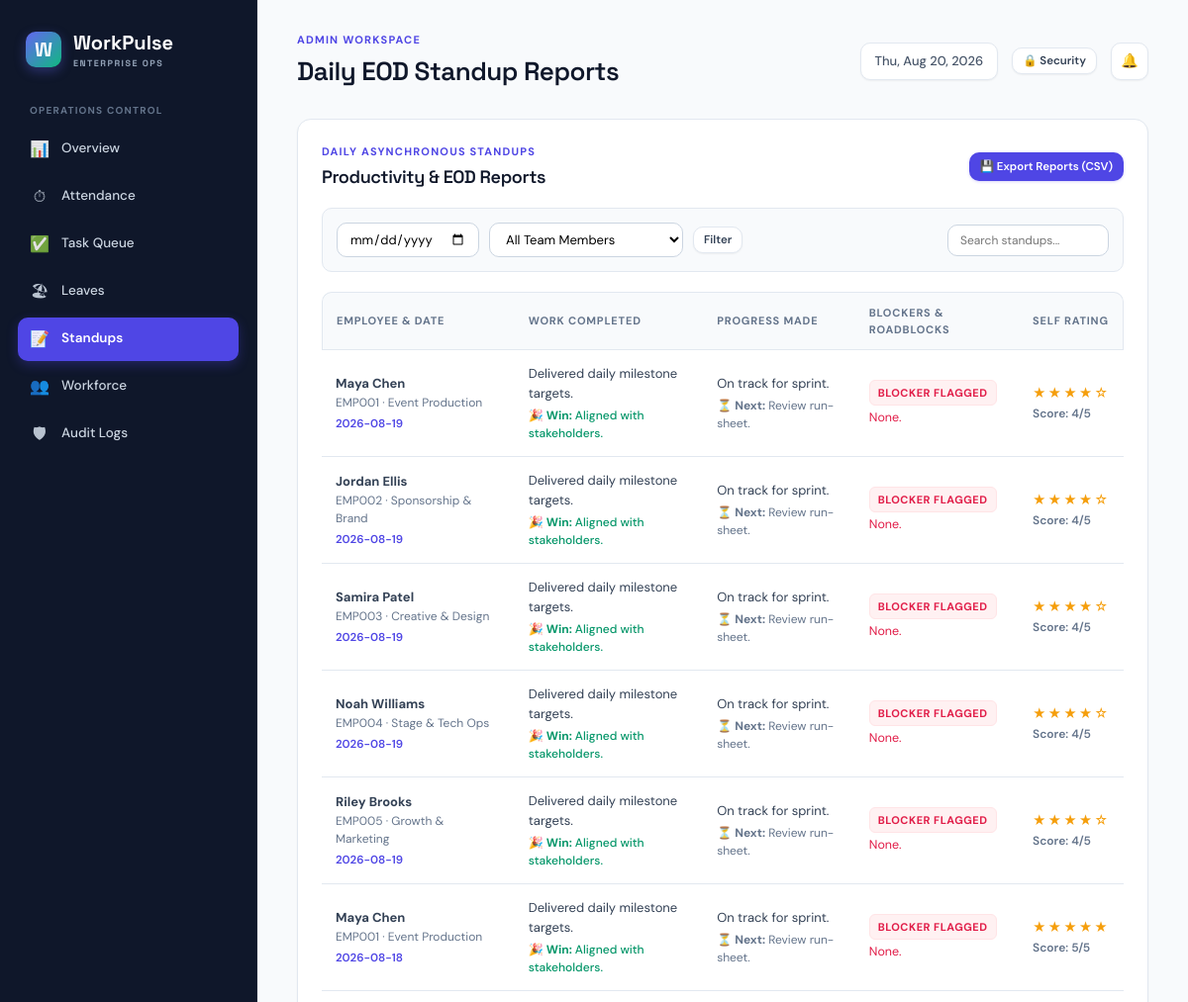
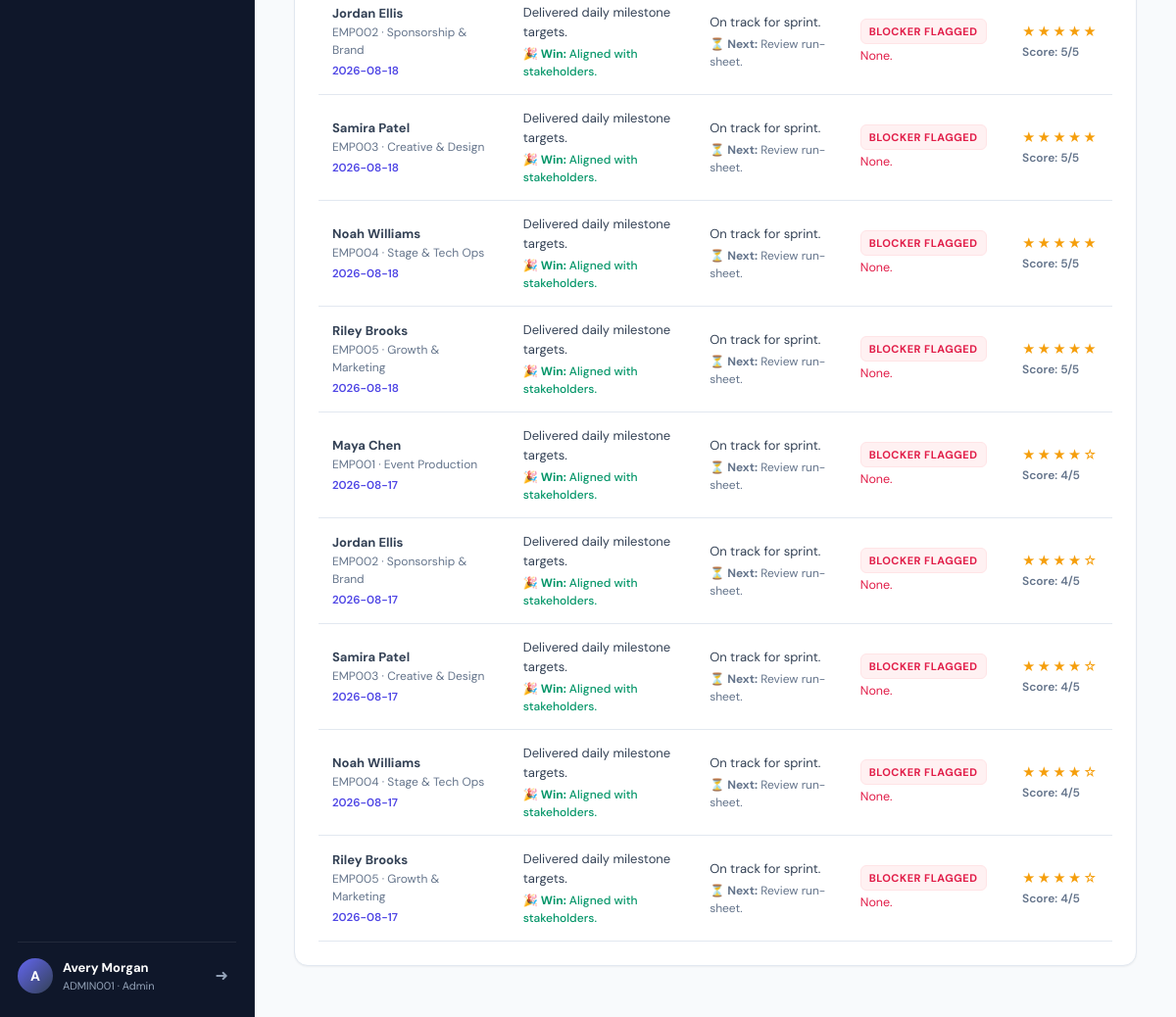
The page /admin/reports (signed in) on the database its author committed (2 pictures, top to bottom).
### tables this page shows
CREATE TABLE users (
  id integer primary key autoincrement,
  emp_id varchar(50) unique not null,
  name varchar(160) not null,
  email varchar(255) unique,
  password_hash text not null,
  role varchar(20) not null check (role in ('ADMIN', 'EMPLOYEE')),
  department varchar(100) default 'Operations',
  designation varchar(120) default 'Team Member',
  phone varchar(50),
  is_active integer not null default 1,
  created_at text not null default (datetime('now')),
  last_login text
);

CREATE TABLE productivity_reports (
  id integer primary key autoincrement,
  employee_id integer not null references users(id) on delete cascade,
  attendance_id integer references attendance(id) on delete set null,
  report_date text not null,
  work_completed text not null,
  progress text not null,
  achievements text,
  blockers text,
  remaining_work text,
  productivity_rating integer,
  notes text,
  created_at text not null default (datetime('now')),
  unique(employee_id, report_date)
);

### app.py (the view)
@app.get('/admin/reports')
@role_required('ADMIN')
def admin_reports():
    date_filter = request.args.get('date', '')
    emp_filter = request.args.get('employee', '')
    sql = """
        select p.*, u.name, u.emp_id, u.department
        from productivity_reports p
        join users u on u.id = p.employee_id
        where 1=1
    """
    params = []
    if date_filter:
        sql += " and p.report_date = %s"
        params.append(date_filter)
    if emp_filter:
        sql += " and u.id = %s"
        params.append(emp_filter)
    sql += " order by p.report_date desc, p.created_at desc limit 200"
    reports = query(sql, params)
    employees = query("select id, name, emp_id from users where role='EMPLOYEE' order by name")
    return render_template(
        'admin_reports.html',
        heading='Daily EOD Standup Reports',
        reports=reports,
        employees=employees,
        filters={'date': date_filter, 'employee': emp_filter}
    )

### app.py (called while the page is built, shortened)
def parse_dt(val):
    if not val:
        return None
    if isinstance(val, (datetime, date)):
        return val
    val_str = str(val).strip()
    for fmt in ('%Y-%m-%d %H:%M:%S%z', '%Y-%m-%d %H:%M:%S', '%Y-%m-%dT%H:%M:%S%z', '%Y-%m-%dT%H:%M:%S', '%Y-%m-%d'):
        try:
            return datetime.strptime(val_str, fmt)
        except ValueError:
            pass
    return val

def sqlite_row_factory(cursor, row):
    d = {}
    for idx, col in enumerate(cursor.description):
        col_name = col[0]
        val = row[idx]
        if col_name in ('punch_in', 'punch_out', 'created_at', 'start_time', 'end_time', 'last_activity', 'last_login', 'completed_at', 'reviewed_at', 'updated_at') and isinstance(val, str):
            val = parse_dt(val)
        d[col_name] = val
    return d

def get_db():
    if IS_SQLITE:
        conn = sqlite3.connect('workpulse.db', check_same_thread=False)
        conn.row_factory = sqlite_row_factory
        conn.create_function("now", 0, lambda: datetime.now(timezone.utc).strftime('%Y-%m-%d %H:%M:%S'))
        conn.create_function("current_date", 0, lambda: date.today().strftime('%Y-%m-%d'))
        conn.create_function("greatest", 2, lambda a, b: max(a or 0, b or 0))
        conn.create_function("least", 2, lambda a, b: min(a or 0, b or 0))
        return conn

def current_user():
    uid = session.get('user_id')
    if not uid:
        return None
    try:
        active_cond = "is_active = 1" if IS_SQLITE else "is_active = true"
        return query(f'select * from users where id=%s and {active_cond}', (uid,), one=True)
    except Exception:
        return None

def login_required(view):
    @wraps(view)
    def wrapped(*args, **kwargs):
        if not current_user():
            session.clear()
            return redirect(url_for('login', next=request.path))
        return view(*args, **kwargs)
    return wrapped

def role_required(role):
    def decorator(view):
        @wraps(view)
        @login_required
        def wrapped(*args, **kwargs):
            if session.get('role') != role:
                abort(403)
            return view(*args, **kwargs)
        return wrapped
    return decorator

@app.after_request
def add_security_headers(response):
    response.headers['X-Content-Type-Options'] = 'nosniff'
    response.headers['X-Frame-Options'] = 'SAMEORIGIN'
    response.headers['X-XSS-Protection'] = '1; mode=block'
    return response

### templates/admin_reports.html (shortened to what this page needs)
{% extends 'base.html' %}
{% block content %}
<section class="panel">
  <div class="section-heading" style="flex-wrap:wrap; gap:16px;">
    <div>
      <span class="eyebrow">DAILY ASYNCHRONOUS STANDUPS</span>
      <h2>Productivity & EOD Reports</h2>
    </div>
    <div class="section-heading-actions">
      <a href="{{ url_for('export_reports_csv') }}" class="button primary small">
        &#128190; Export Reports (CSV)
      </a>
    </div>
  </div>
  <form method="get" class="filter-bar" style="background:var(--slate-50); padding:14px; border-radius:var(--radius-md); border:1px solid var(--slate-200); margin-bottom: 20px;">
    <div>
      <input type="date" name="date" value="{{ filters.date }}" title="Filter by date">
    </div>
    <div>
      <select name="employee">
        <option value="">All Team Members</option>
      </select>
    </div>
    <button type="submit" class="button secondary small">Filter</button>
    <div style="margin-left:auto;">
      <input type="text" placeholder="Search standups..." data-table-search="reportsTable" style="padding: 7px 12px; font-size:12px;">
    </div>
  </form>
  <div class="table-wrap">
    <table id="reportsTable">
      <thead>
        <tr>
          <th>Employee & Date</th>
          <th>Work Completed</th>
          <th>Progress Made</th>
          <th>Blockers & Roadblocks</th>
          <th>Self Rating</th>
        </tr>
      </thead>
      <tbody>
        {% for row in reports %}
          <tr>
            <td style="min-width:180px;">
              <strong>{{ row.name }}</strong>
              <small style="display:block; color:var(--slate-500);">{{ row.emp_id }} · {{ row.department }}</small>
              <span style="display:inline-block; font-size:11.5px; font-weight:600; color:var(--indigo-600); margin-top:4px;">
                {{ row.report_date }}
              </span>
            </td>
            <td style="max-width:280px;">
              <p style="font-size:13px; line-height:1.5;">{{ row.work_completed }}</p>
              {% if row.achievements %}
                <small style="display:block; color:var(--emerald-600); font-weight:500; margin-top:4px;">
                  &#127881; <strong>Win:</strong> {{ row.achievements }}
                </small>
              {% endif %}
            </td>
            <td style="max-width:240px;">
              <p style="font-size:13px; color:var(--slate-700);">{{ row.progress }}</p>
              {% if row.remaining_work %}
                <small style="display:block; color:var(--slate-500); margin-top:4px;">
                  &#9203; <strong>Next:</strong> {{ row.remaining_work }}
                </small>
              {% endif %}
            </td>
            <td style="max-width:220px;">
              {% if row.blockers %}
                <span class="status-badge danger" style="margin-bottom:4px;">Blocker Flagged</span>
                <p style="font-size:12.5px; color:var(--rose-600); line-height:1.4;">{{ row.blockers }}</p>
              {% else %}
                <span style="color:var(--slate-400); font-size:12px;">None reported</span>
              {% endif %}
            </td>
            <td>
              <div class="star-rating" title="{{ row.productivity_rating }} out of 5 stars">
                {{ '★' * (row.productivity_rating or 0) }}{{ '☆' * (5 - (row.productivity_rating or 0)) }}
              </div>
              <small class="muted" style="font-weight:600;">Score: {{ row.productivity_rating }}/5</small>
            </td>
          </tr>
        {% else %}
          <tr>
            <td colspan="5" class="empty-state">No daily standup reports match the search criteria.</td>
          </tr>
        {% endfor %}
      </tbody>
    </table>
  </div>
</section>
{% endblock %}

### templates/base.html (shortened to what this page needs)
<!doctype html>
<html lang="en">
<head>
  <link rel="stylesheet" href="{{ url_for('static', filename='css/style.css') }}">
</head>
<body>
  <div class="app-shell">
    <aside class="sidebar">
      <a class="brand" href="{{ url_for('dashboard') }}">
        <span class="brand-mark">W</span>
        <div class="brand-text">
          <span>WorkPulse</span>
          <small>ENTERPRISE OPS</small>
        </div>
      </a>
      {% if session.get('role') == 'ADMIN' %}
        <div class="nav-section-title">Operations Control</div>
        <nav>
          <a href="{{ url_for('admin_dashboard') }}" class="nav-link {{ 'active' if current_endpoint == 'admin_dashboard' else '' }}">
            <span class="nav-icon">&#128202;</span> Overview
          </a>
          <a href="{{ url_for('admin_attendance') }}" class="nav-link {{ 'active' if current_endpoint in ('admin_attendance', 'export_attendance_csv') else '' }}">
            <span class="nav-icon">&#9201;</span> Attendance
          </a>
          <a href="{{ url_for('admin_tasks') }}" class="nav-link {{ 'active' if current_endpoint == 'admin_tasks' else '' }}">
            <span class="nav-icon">&#9989;</span> Task Queue
          </a>
          <a href="{{ url_for('admin_leaves') }}" class="nav-link {{ 'active' if current_endpoint in ('admin_leaves', 'admin_leave_action') else '' }}">
            <span class="nav-icon">&#127958;</span> Leaves
          </a>
          <a href="{{ url_for('admin_reports') }}" class="nav-link {{ 'active' if current_endpoint in ('admin_reports', 'export_reports_csv') else '' }}">
            <span class="nav-icon">&#128221;</span> Standups
          </a>
          <a href="{{ url_for('admin_employees') }}" class="nav-link {{ 'active' if current_endpoint in ('admin_employees', 'export_employees_csv') else '' }}">
            <span class="nav-icon">&#128101;</span> Workforce
          </a>
          <a href="{{ url_for('admin_audit') }}" class="nav-link {{ 'active' if current_endpoint == 'admin_audit' else '' }}">
            <span class="nav-icon">&#128737;</span> Audit Logs
          </a>
        </nav>
      {% endif %}
      <div class="sidebar-footer">
        <span class="avatar">{{ session.get('name', 'User')[0] }}</span>
        <div class="sidebar-user-info">
          <strong>{{ session.get('name', 'Member') }}</strong>
          <small>{{ session.get('emp_id', '') }} · {{ session.get('role', '')|capitalize }}</small>
        </div>
        <a class="btn-logout" href="{{ url_for('logout') }}" title="Secure Sign Out">&#10140;</a>
      </div>
    </aside>
    <main class="main-content">
      <header class="topbar">
        <div>
          <span class="eyebrow">{{ session.get('role', 'Member')|capitalize }} Workspace</span>
          <h1>{{ heading or 'Operations Command' }}</h1>
        </div>
        <div class="topbar-actions">
          <span class="date-pill" id="todayLabel"></span>
          <button class="button secondary small" data-open-modal="passwordModal" title="Security Settings">
            &#128274; Security
          </button>
          <a class="icon-button" href="{{ url_for('notifications') }}" title="Alerts & Notifications">
            &#128276;
          </a>
        </div>
      </header>
      {% block content %}{% endblock %}
    </main>
  </div>
</body>
</html>

### rows shown on the page
users: get "Avery Morgan", get "ADMIN001", get "Admin", get "ADMIN"
productivity_reports: name "Maya Chen", emp_id "EMP001", department "Event Production", report_date "2026-08-19", work_completed "Delivered daily milestone targets.", achievements "Aligned with stakeholders.", progress "On track for sprint.", remaining_work "Review run-sheet.", blockers "None.", productivity_rating "★★★★", productivity_rating "☆", productivity_rating "4"
productivity_reports: name "Jordan Ellis", emp_id "EMP002", department "Sponsorship & Brand", report_date "2026-08-19", work_completed "Delivered daily milestone targets.", achievements "Aligned with stakeholders.", progress "On track for sprint.", remaining_work "Review run-sheet.", blockers "None.", productivity_rating "★★★★", productivity_rating "☆", productivity_rating "4"
productivity_reports: name "Samira Patel", emp_id "EMP003", department "Creative & Design", report_date "2026-08-19", work_completed "Delivered daily milestone targets.", achievements "Aligned with stakeholders.", progress "On track for sprint.", remaining_work "Review run-sheet.", blockers "None.", productivity_rating "★★★★", productivity_rating "☆", productivity_rating "4"
productivity_reports: name "Noah Williams", emp_id "EMP004", department "Stage & Tech Ops", report_date "2026-08-19", work_completed "Delivered daily milestone targets.", achievements "Aligned with stakeholders.", progress "On track for sprint.", remaining_work "Review run-sheet.", blockers "None.", productivity_rating "★★★★", productivity_rating "☆", productivity_rating "4"
productivity_reports: name "Riley Brooks", emp_id "EMP005", department "Growth & Marketing", report_date "2026-08-19", work_completed "Delivered daily milestone targets.", achievements "Aligned with stakeholders.", progress "On track for sprint.", remaining_work "Review run-sheet.", blockers "None.", productivity_rating "★★★★", productivity_rating "☆", productivity_rating "4"
productivity_reports: name "Maya Chen", emp_id "EMP001", department "Event Production", report_date "2026-08-18", work_completed "Delivered daily milestone targets.", achievements "Aligned with stakeholders.", progress "On track for sprint.", remaining_work "Review run-sheet.", blockers "None.", productivity_rating "★★★★★", productivity_rating "5"
productivity_reports: name "Jordan Ellis", emp_id "EMP002", department "Sponsorship & Brand", report_date "2026-08-18", work_completed "Delivered daily milestone targets.", achievements "Aligned with stakeholders.", progress "On track for sprint.", remaining_work "Review run-sheet.", blockers "None.", productivity_rating "★★★★★", productivity_rating "5"
productivity_reports: name "Samira Patel", emp_id "EMP003", department "Creative & Design", report_date "2026-08-18", work_completed "Delivered daily milestone targets.", achievements "Aligned with stakeholders.", progress "On track for sprint.", remaining_work "Review run-sheet.", blockers "None.", productivity_rating "★★★★★", productivity_rating "5"
productivity_reports: name "Noah Williams", emp_id "EMP004", department "Stage & Tech Ops", report_date "2026-08-18", work_completed "Delivered daily milestone targets.", achievements "Aligned with stakeholders.", progress "On track for sprint.", remaining_work "Review run-sheet.", blockers "None.", productivity_rating "★★★★★", productivity_rating "5"
productivity_reports: name "Riley Brooks", emp_id "EMP005", department "Growth & Marketing", report_date "2026-08-18", work_completed "Delivered daily milestone targets.", achievements "Aligned with stakeholders.", progress "On track for sprint.", remaining_work "Review run-sheet.", blockers "None.", productivity_rating "★★★★★", productivity_rating "5"
productivity_reports: name "Maya Chen", emp_id "EMP001", department "Event Production", report_date "2026-08-17", work_completed "Delivered daily milestone targets.", achievements "Aligned with stakeholders.", progress "On track for sprint.", remaining_work "Review run-sheet.", blockers "None.", productivity_rating "★★★★", productivity_rating "☆", productivity_rating "4"
productivity_reports: name "Jordan Ellis", emp_id "EMP002", department "Sponsorship & Brand", report_date "2026-08-17", work_completed "Delivered daily milestone targets.", achievements "Aligned with stakeholders.", progress "On track for sprint.", remaining_work "Review run-sheet.", blockers "None.", productivity_rating "★★★★", productivity_rating "☆", productivity_rating "4"
productivity_reports: name "Samira Patel", emp_id "EMP003", department "Creative & Design", report_date "2026-08-17", work_completed "Delivered daily milestone targets.", achievements "Aligned with stakeholders.", progress "On track for sprint.", remaining_work "Review run-sheet.", blockers "None.", productivity_rating "★★★★", productivity_rating "☆", productivity_rating "4"
productivity_reports: name "Noah Williams", emp_id "EMP004", department "Stage & Tech Ops", report_date "2026-08-17", work_completed "Delivered daily milestone targets.", achievements "Aligned with stakeholders.", progress "On track for sprint.", remaining_work "Review run-sheet.", blockers "None.", productivity_rating "★★★★", productivity_rating "☆", productivity_rating "4"
productivity_reports: name "Riley Brooks", emp_id "EMP005", department "Growth & Marketing", report_date "2026-08-17", work_completed "Delivered daily milestone targets.", achievements "Aligned with stakeholders.", progress "On track for sprint.", remaining_work "Review run-sheet.", blockers "None.", productivity_rating "★★★★", productivity_rating "☆", productivity_rating "4"

### other values the page prints
{{ session.get('name', 'User')[0] }} "A"
{{ heading or 'Operations Command' }} "Daily EOD Standup Reports"
